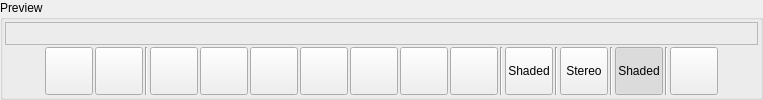
        <widget class="QGroupBox" name="preview">
         <property name="sizePolicy">
          <sizepolicy hsizetype="Expanding" vsizetype="Expanding">
           <horstretch>0</horstretch>
           <verstretch>0</verstretch>
          </sizepolicy>
         </property>
         <property name="maximumSize">
          <size>
           <width>16777215</width>
           <height>16777215</height>
          </size>
         </property>
         <property name="title">
          <string>Preview</string>
         </property>
         <layout class="QGridLayout" name="gridLayout">
          <property name="leftMargin">
           <number>2</number>
          </property>
          <property name="topMargin">
           <number>2</number>
          </property>
          <property name="rightMargin">
           <number>2</number>
          </property>
          <property name="bottomMargin">
           <number>2</number>
          </property>
          <property name="spacing">
           <number>2</number>
          </property>
          <item row="0" column="0">
           <layout class="QVBoxLayout" name="verticalLayout_4">
            <property name="spacing">
             <number>0</number>
            </property>
            <item>
             <widget class="QFrame" name="glframe">
              <property name="sizePolicy">
               <sizepolicy hsizetype="Expanding" vsizetype="Expanding">
                <horstretch>0</horstretch>
                <verstretch>0</verstretch>
               </sizepolicy>
              </property>
              <property name="maximumSize">
               <size>
                <width>16777215</width>
                <height>16777215</height>
               </size>
              </property>
              <property name="cursor">
               <cursorShape>ArrowCursor</cursorShape>
              </property>
              <property name="frameShape">
               <enum>QFrame::StyledPanel</enum>
              </property>
              <property name="frameShadow">
               <enum>QFrame::Raised</enum>
              </property>
             </widget>
            </item>
           </layout>
          </item>
          <item row="1" column="0">
           <layout class="QHBoxLayout" name="horizontalLayout_6">
            <item>
             <spacer name="horizontalSpacer">
              <property name="orientation">
               <enum>Qt::Horizontal</enum>
              </property>
              <property name="sizeHint" stdset="0">
               <size>
                <width>40</width>
                <height>20</height>
               </size>
              </property>
             </spacer>
            </item>
            <item>
             <widget class="QToolButton" name="toolButtonFitAll">
              <property name="minimumSize">
               <size>
                <width>48</width>
                <height>48</height>
               </size>
              </property>
              <property name="maximumSize">
               <size>
                <width>48</width>
                <height>48</height>
               </size>
              </property>
              <property name="toolTip">
               <string>Fit All</string>
              </property>
              <property name="text">
               <string/>
              </property>
              <property name="icon">
               <iconset resource="MatlEditor.qrc">
                <normaloff>:/new/prefix1/res/fit-all.png</normaloff>:/new/prefix1/res/fit-all.png</iconset>
              </property>
              <property name="iconSize">
               <size>
                <width>48</width>
                <height>48</height>
               </size>
              </property>
              <property name="checkable">
               <bool>false</bool>
              </property>
             </widget>
            </item>
            <item>
             <widget class="QToolButton" name="toolButtonWindowZoom">
              <property name="minimumSize">
               <size>
                <width>48</width>
                <height>48</height>
               </size>
              </property>
              <property name="maximumSize">
               <size>
                <width>48</width>
                <height>48</height>
               </size>
              </property>
              <property name="toolTip">
               <string>Window Zoom</string>
              </property>
              <property name="text">
               <string/>
              </property>
              <property name="icon">
               <iconset resource="MatlEditor.qrc">
                <normaloff>:/new/prefix1/res/window-zoom.png</normaloff>:/new/prefix1/res/window-zoom.png</iconset>
              </property>
              <property name="iconSize">
               <size>
                <width>48</width>
                <height>48</height>
               </size>
              </property>
              <property name="checkable">
               <bool>true</bool>
              </property>
             </widget>
            </item>
            <item>
             <widget class="Line" name="line_5">
              <property name="orientation">
               <enum>Qt::Vertical</enum>
              </property>
             </widget>
            </item>
            <item>
             <widget class="QToolButton" name="toolButtonTopView">
              <property name="minimumSize">
               <size>
                <width>48</width>
                <height>48</height>
               </size>
              </property>
              <property name="maximumSize">
               <size>
                <width>48</width>
                <height>48</height>
               </size>
              </property>
              <property name="toolTip">
               <string>Top View</string>
              </property>
              <property name="text">
               <string/>
              </property>
              <property name="icon">
               <iconset resource="MatlEditor.qrc">
                <normaloff>:/new/prefix1/res/top.png</normaloff>:/new/prefix1/res/top.png</iconset>
              </property>
              <property name="iconSize">
               <size>
                <width>48</width>
                <height>48</height>
               </size>
              </property>
              <property name="checkable">
               <bool>true</bool>
              </property>
              <attribute name="buttonGroup">
               <string notr="true">buttonGroup</string>
              </attribute>
             </widget>
            </item>
            <item>
             <widget class="QToolButton" name="toolButtonBottomView">
              <property name="minimumSize">
               <size>
                <width>48</width>
                <height>48</height>
               </size>
              </property>
              <property name="maximumSize">
               <size>
                <width>48</width>
                <height>48</height>
               </size>
              </property>
              <property name="toolTip">
               <string>Bottom View</string>
              </property>
              <property name="text">
               <string/>
              </property>
              <property name="icon">
               <iconset resource="MatlEditor.qrc">
                <normaloff>:/new/prefix1/res/bottom.png</normaloff>:/new/prefix1/res/bottom.png</iconset>
              </property>
              <property name="iconSize">
               <size>
                <width>48</width>
                <height>48</height>
               </size>
              </property>
              <property name="checkable">
               <bool>true</bool>
              </property>
              <attribute name="buttonGroup">
               <string notr="true">buttonGroup</string>
              </attribute>
             </widget>
            </item>
            <item>
             <widget class="QToolButton" name="toolButtonLeftView">
              <property name="minimumSize">
               <size>
                <width>48</width>
                <height>48</height>
               </size>
              </property>
              <property name="maximumSize">
               <size>
                <width>48</width>
                <height>48</height>
               </size>
              </property>
              <property name="toolTip">
               <string>Left View</string>
              </property>
              <property name="text">
               <string/>
              </property>
              <property name="icon">
               <iconset resource="MatlEditor.qrc">
                <normaloff>:/new/prefix1/res/left.png</normaloff>:/new/prefix1/res/left.png</iconset>
              </property>
              <property name="iconSize">
               <size>
                <width>48</width>
                <height>48</height>
               </size>
              </property>
              <property name="checkable">
               <bool>true</bool>
              </property>
              <attribute name="buttonGroup">
               <string notr="true">buttonGroup</string>
              </attribute>
             </widget>
            </item>
            <item>
             <widget class="QToolButton" name="toolButtonRightView">
              <property name="minimumSize">
               <size>
                <width>48</width>
                <height>48</height>
               </size>
              </property>
              <property name="maximumSize">
               <size>
                <width>48</width>
                <height>48</height>
               </size>
              </property>
              <property name="toolTip">
               <string>Right View</string>
              </property>
              <property name="text">
               <string/>
              </property>
              <property name="icon">
               <iconset resource="MatlEditor.qrc">
                <normaloff>:/new/prefix1/res/right.png</normaloff>:/new/prefix1/res/right.png</iconset>
              </property>
              <property name="iconSize">
               <size>
                <width>48</width>
                <height>48</height>
               </size>
              </property>
              <property name="checkable">
               <bool>true</bool>
              </property>
              <attribute name="buttonGroup">
               <string notr="true">buttonGroup</string>
              </attribute>
             </widget>
            </item>
            <item>
             <widget class="QToolButton" name="toolButtonFrontView">
              <property name="minimumSize">
               <size>
                <width>48</width>
                <height>48</height>
               </size>
              </property>
              <property name="maximumSize">
               <size>
                <width>48</width>
                <height>48</height>
               </size>
              </property>
              <property name="toolTip">
               <string>Front View</string>
              </property>
              <property name="text">
               <string/>
              </property>
              <property name="icon">
               <iconset resource="MatlEditor.qrc">
                <normaloff>:/new/prefix1/res/front.png</normaloff>:/new/prefix1/res/front.png</iconset>
              </property>
              <property name="iconSize">
               <size>
                <width>48</width>
                <height>48</height>
               </size>
              </property>
              <property name="checkable">
               <bool>true</bool>
              </property>
              <attribute name="buttonGroup">
               <string notr="true">buttonGroup</string>
              </attribute>
             </widget>
            </item>
            <item>
             <widget class="QToolButton" name="toolButtonBackView">
              <property name="minimumSize">
               <size>
                <width>48</width>
                <height>48</height>
               </size>
              </property>
              <property name="maximumSize">
               <size>
                <width>48</width>
                <height>48</height>
               </size>
              </property>
              <property name="toolTip">
               <string>Back View</string>
              </property>
              <property name="text">
               <string/>
              </property>
              <property name="icon">
               <iconset resource="MatlEditor.qrc">
                <normaloff>:/new/prefix1/res/back.png</normaloff>:/new/prefix1/res/back.png</iconset>
              </property>
              <property name="iconSize">
               <size>
                <width>48</width>
                <height>48</height>
               </size>
              </property>
              <property name="checkable">
               <bool>true</bool>
              </property>
              <attribute name="buttonGroup">
               <string notr="true">buttonGroup</string>
              </attribute>
             </widget>
            </item>
            <item>
             <widget class="QToolButton" name="toolButtonIsometricView">
              <property name="minimumSize">
               <size>
                <width>48</width>
                <height>48</height>
               </size>
              </property>
              <property name="maximumSize">
               <size>
                <width>48</width>
                <height>48</height>
               </size>
              </property>
              <property name="toolTip">
               <string>Axonometric View</string>
              </property>
              <property name="text">
               <string/>
              </property>
              <property name="icon">
               <iconset resource="MatlEditor.qrc">
                <normaloff>:/new/prefix1/res/isometric.png</normaloff>:/new/prefix1/res/isometric.png</iconset>
              </property>
              <property name="iconSize">
               <size>
                <width>48</width>
                <height>48</height>
               </size>
              </property>
              <property name="checkable">
               <bool>false</bool>
              </property>
              <property name="checked">
               <bool>false</bool>
              </property>
             </widget>
            </item>
            <item>
             <widget class="Line" name="line_2">
              <property name="orientation">
               <enum>Qt::Vertical</enum>
              </property>
             </widget>
            </item>
            <item>
             <widget class="QToolButton" name="toolButtonProjection">
              <property name="minimumSize">
               <size>
                <width>48</width>
                <height>48</height>
               </size>
              </property>
              <property name="maximumSize">
               <size>
                <width>48</width>
                <height>48</height>
               </size>
              </property>
              <property name="toolTip">
               <string>Perspective</string>
              </property>
              <property name="text">
               <string>Shaded</string>
              </property>
              <property name="icon">
               <iconset resource="MatlEditor.qrc">
                <normaloff>:/new/prefix1/res/Perspective.png</normaloff>
                <normalon>:/new/prefix1/res/Ortho.png</normalon>:/new/prefix1/res/Perspective.png</iconset>
              </property>
              <property name="iconSize">
               <size>
                <width>48</width>
                <height>48</height>
               </size>
              </property>
              <property name="checkable">
               <bool>true</bool>
              </property>
              <property name="checked">
               <bool>false</bool>
              </property>
             </widget>
            </item>
            <item>
             <widget class="Line" name="line_4">
              <property name="orientation">
               <enum>Qt::Vertical</enum>
              </property>
             </widget>
            </item>
            <item>
             <widget class="QToolButton" name="toolButtonMultiView">
              <property name="enabled">
               <bool>true</bool>
              </property>
              <property name="minimumSize">
               <size>
                <width>48</width>
                <height>48</height>
               </size>
              </property>
              <property name="maximumSize">
               <size>
                <width>48</width>
                <height>48</height>
               </size>
              </property>
              <property name="toolTip">
               <string>Multiple Views</string>
              </property>
              <property name="text">
               <string>Stereo</string>
              </property>
              <property name="icon">
               <iconset resource="MatlEditor.qrc">
                <normaloff>:/new/prefix1/res/multiview.png</normaloff>:/new/prefix1/res/multiview.png</iconset>
              </property>
              <property name="iconSize">
               <size>
                <width>48</width>
                <height>48</height>
               </size>
              </property>
              <property name="checkable">
               <bool>true</bool>
              </property>
              <property name="checked">
               <bool>false</bool>
              </property>
              <property name="toolButtonStyle">
               <enum>Qt::ToolButtonIconOnly</enum>
              </property>
             </widget>
            </item>
            <item>
             <widget class="Line" name="line">
              <property name="orientation">
               <enum>Qt::Vertical</enum>
              </property>
             </widget>
            </item>
            <item>
             <widget class="QToolButton" name="checkShaded">
              <property name="minimumSize">
               <size>
                <width>48</width>
                <height>48</height>
               </size>
              </property>
              <property name="maximumSize">
               <size>
                <width>48</width>
                <height>48</height>
               </size>
              </property>
              <property name="toolTip">
               <string>Wireframe</string>
              </property>
              <property name="text">
               <string>Shaded</string>
              </property>
              <property name="icon">
               <iconset resource="MatlEditor.qrc">
                <normaloff>:/new/prefix1/res/shaded.png</normaloff>
                <normalon>:/new/prefix1/res/wireframe.png</normalon>:/new/prefix1/res/shaded.png</iconset>
              </property>
              <property name="iconSize">
               <size>
                <width>48</width>
                <height>48</height>
               </size>
              </property>
              <property name="checkable">
               <bool>true</bool>
              </property>
              <property name="checked">
               <bool>true</bool>
              </property>
             </widget>
            </item>
            <item>
             <widget class="Line" name="line_3">
              <property name="orientation">
               <enum>Qt::Vertical</enum>
              </property>
             </widget>
            </item>
            <item>
             <widget class="QToolButton" name="toolButtonSectionView">
              <property name="minimumSize">
               <size>
                <width>48</width>
                <height>48</height>
               </size>
              </property>
              <property name="maximumSize">
               <size>
                <width>48</width>
                <height>48</height>
               </size>
              </property>
              <property name="toolTip">
               <string>Clipping Planes</string>
              </property>
              <property name="text">
               <string/>
              </property>
              <property name="icon">
               <iconset resource="MatlEditor.qrc">
                <normaloff>:/new/prefix1/res/section.png</normaloff>:/new/prefix1/res/section.png</iconset>
              </property>
              <property name="iconSize">
               <size>
                <width>48</width>
                <height>48</height>
               </size>
              </property>
              <property name="checkable">
               <bool>true</bool>
              </property>
             </widget>
            </item>
            <item>
             <spacer name="horizontalSpacer_2">
              <property name="orientation">
               <enum>Qt::Horizontal</enum>
              </property>
              <property name="sizeHint" stdset="0">
               <size>
                <width>40</width>
                <height>20</height>
               </size>
              </property>
             </spacer>
            </item>
           </layout>
          </item>
         </layout>
        </widget>
